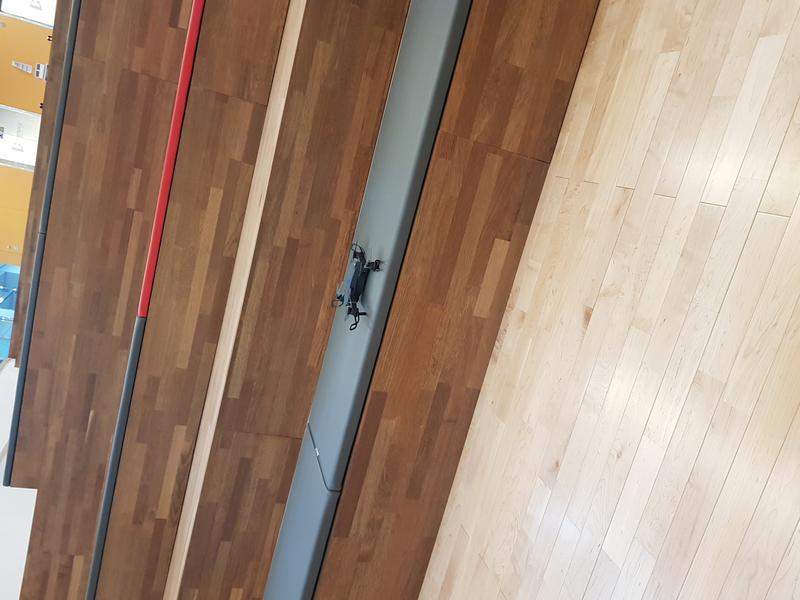
#> input picture image/20200423_162121_005.jpg, 800 x 600 px, found by its file name
$ python resize.py --directory image --size 100 100   (older library calls are emulated)
#> lines starting #> are read from the running program, lines starting #| are printed output that depends on the picture
from PIL import Image
import os
import argparse

def rescale_images(directory, size):
#> called with directory = 'image'
    for img in os.listdir(directory):
        im = Image.open(directory+'\\'+img)
#> im is the input picture: PIL image 800x600 RGB; mean R, G, B 165.7, 141.8, 124.6
        im_resized = im.resize(size, Image.ANTIALIAS)
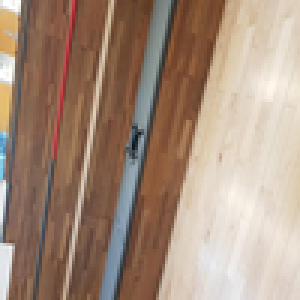
#> im_resized: PIL image 100x100 RGB (shown 3 times larger); mean R, G, B 165.7, 141.8, 124.6
        im_resized.save(directory+'\\'+img)
#> pass 2 of the loop in rescale_images, `for img in os.listdir(directory):`:
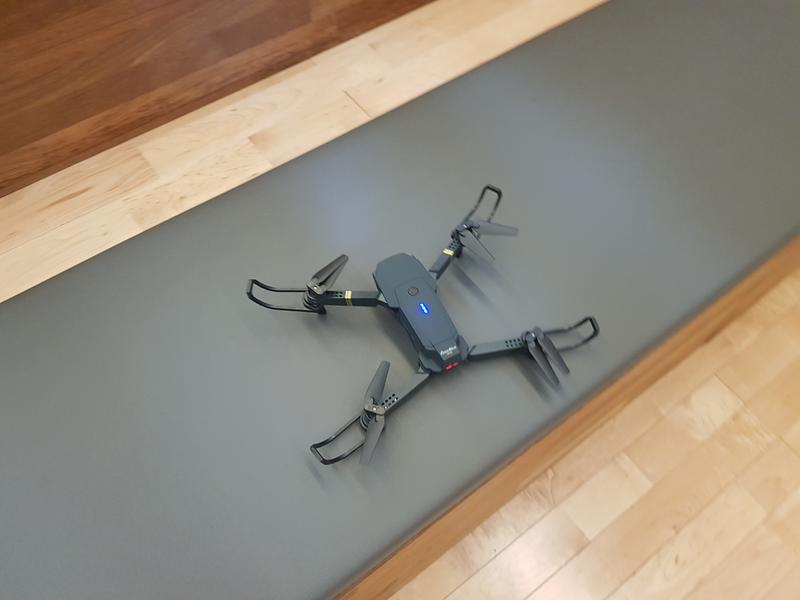
#> input picture image/20200423_162142_011.jpg, 800 x 600 px, found by its file name
#> in rescale_images, im is the input picture: PIL image 800x600 RGB; mean R, G, B 150.3, 139.7, 125.8
#> in rescale_images, `im_resized = im.resize(size, Image.ANTIALIAS)`:
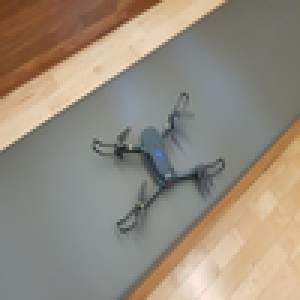
#> im_resized: PIL image 100x100 RGB (shown 3 times larger); mean R, G, B 150.3, 139.7, 125.8

if __name__ == '__main__':
    parser = argparse.ArgumentParser(description="Rescale images")
    parser.add_argument('-d', '--directory', type=str, required=True, help='Directory containing the images')
    parser.add_argument('-s', '--size', type=int, nargs=2, required=True, metavar=('width', 'height'), help='Image size')
    args = parser.parse_args()
    rescale_images(args.directory, args.size)
